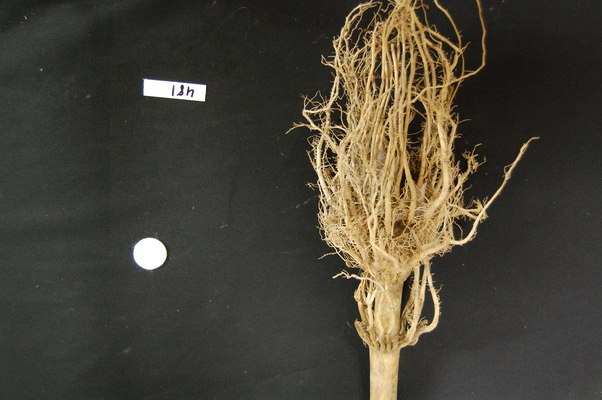
#> input picture python/AI/image2.jpg, 602 x 400 px
$ python imageMaxMin.py
#> lines starting #> are read from the running program, lines starting #| are printed output that depends on the picture
# -*- coding: utf-8 -*-
"""
Created on Fri Apr  8 19:16:20 2022

@author: user
"""

import numpy as np
import scipy.signal
import matplotlib.pyplot as plt
from skimage import io,color
from skimage.transform import resize

img = io.imread('image2.jpg')
#> img is the input picture: shape (400, 602, 3); mean R, G, B 70.5, 66.4, 54.5
grey = color.rgb2gray(img)
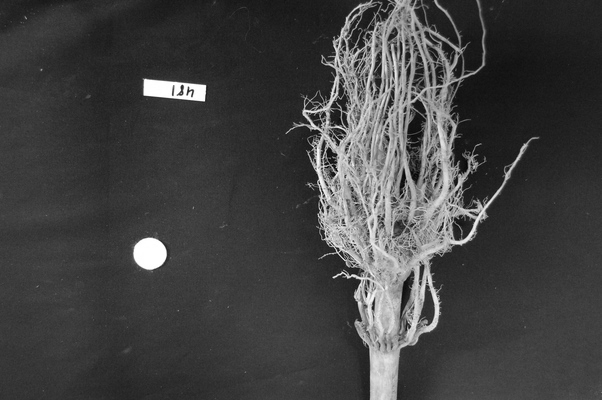
#> grey: shape (400, 602) float64; min 0.00333, max 1, mean 0.26

height,width = grey.shape
#> height = 400; width = 602
scale = 2.0
draw_scale = max(1.0,scale)
img_resize = resize(grey,(scale*height, scale*width))

fig,axes = plt.subplots(1, 2, figsize = (8,4))
ax = axes.ravel()

ax[0].imshow(img)
ax[0].set_title("Color")
ax[0].set(xlim=[0,draw_scale*width], ylim=[draw_scale*height,0])

ax[1].imshow(img_resize, cmap=plt.cm.gray)
ax[1].set_title("Resize Image")
ax[1].set(xlim=[0,draw_scale*width], ylim=[draw_scale*height,0])

plt.show()
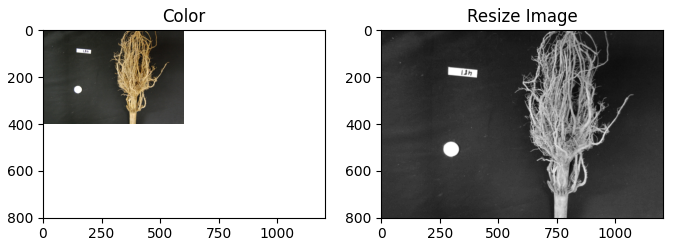
#> figure drawn by matplotlib, 2 panels

$ run again, with python/AI/image3.jpg copied over python/AI/image2.jpg
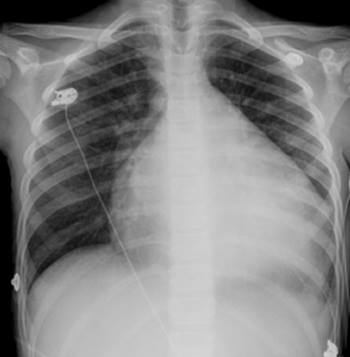
#> input picture python/AI/image3.jpg, 350 x 357 px
#> img is the input picture: shape (357, 350, 3); min 0, max 213, mean 131.2
#> `plt.show()`:
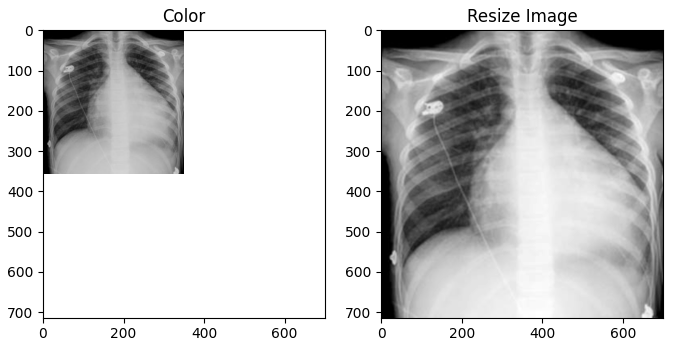
#> figure drawn by matplotlib, 2 panels
